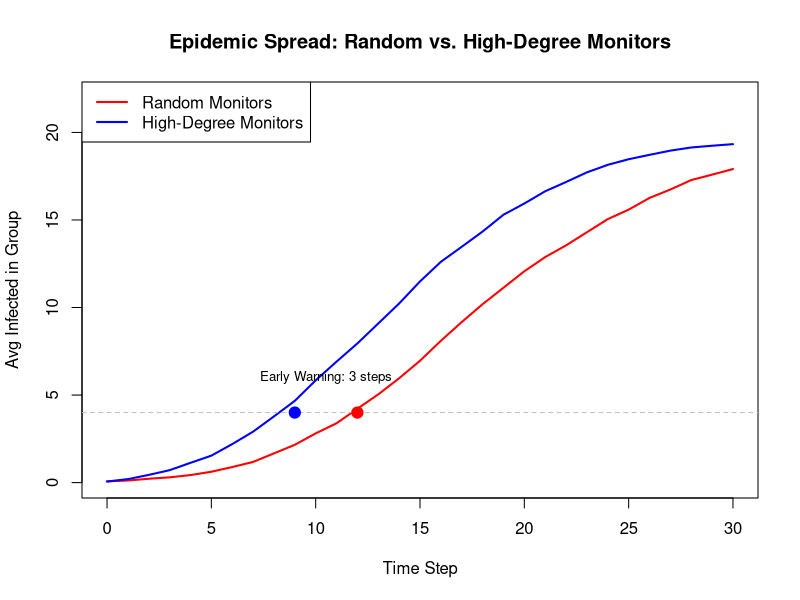

Write the R code that produced this figure.
library(igraph)
# --- Basic Network Generation Functions ---
generate.network.ER <- function(N, con) {
  A <- matrix(0, ncol = N, nrow = N)
  A[upper.tri(A)] <- rbinom(N * (N - 1) / 2, 1, con)
  A[lower.tri(A)] <- t(A)[lower.tri(A)]
  A
}

generate.network.B <- function(N, links.per.step) {
  L <- matrix(nrow = 0, ncol = 2)
  deg <- integer(N)
  for (i in 2:N) {
    n.new <- min(links.per.step, i - 1)
    linkto <- sample(i - 1, n.new, prob = deg[1:(i - 1)] + 1)
    newlinks <- cbind(rep(i, n.new), linkto)
    L <- rbind(L, newlinks)
    deg[i] = deg[i] + n.new
    deg[linkto] = deg[linkto] + 1
  }
  colnames(L) <- NULL
  L
}

# --- Core Epidemic Simulation Function ---
run_epidemic_and_monitor <- function(N, links, simlength, p.t, random_monitors, high_degree_monitors) {
  infected_status <- logical(N)
  patient_zero <- sample(N, 1)
  infected_status[patient_zero] <- TRUE
  
  infected_random_counts <- c(sum(infected_status[random_monitors]))
  infected_high_degree_counts <- c(sum(infected_status[high_degree_monitors]))
  
  for (t in 1:simlength) {
    discordant_links <- which(xor(infected_status[links[, 1]], infected_status[links[, 2]]))
    
    if (length(discordant_links) == 0) {
      infected_random_counts <- c(infected_random_counts, tail(infected_random_counts, 1))
      infected_high_degree_counts <- c(infected_high_degree_counts, tail(infected_high_degree_counts, 1))
      next
    }
    
    transmissions_occur <- rbinom(length(discordant_links), 1, p.t) == 1
    
    if (any(transmissions_occur)) {
      transmitting_edges <- links[discordant_links[transmissions_occur], ]
      nodes_involved <- unique(as.vector(transmitting_edges))
      newly_infected_nodes <- nodes_involved[!infected_status[nodes_involved]]
      infected_status[newly_infected_nodes] <- TRUE
    }
    
    infected_random_counts <- c(infected_random_counts, sum(infected_status[random_monitors]))
    infected_high_degree_counts <- c(infected_high_degree_counts, sum(infected_status[high_degree_monitors]))
  }
  return(list(random = infected_random_counts, high_degree = infected_high_degree_counts))
}

# --- Main Program: Setup and Run ---

# Parameters
N_nodes = 200
sim_duration = 30
trans_prob = 0.1
monitor_group_size = 20
num_epidemic_runs = 100

set.seed(Sys.time())

# 1. Generate Network
network_links <- generate.network.B(N_nodes, links.per.step = 2)
network_links
g_igraph <- graph_from_edgelist(network_links, directed = FALSE)
g_igraph

# 2. Identify Monitoring Groups
all_degrees <- degree(g_igraph)
sorted_by_degree <- order(all_degrees, decreasing = TRUE)
sorted_by_degree

random_monitors <- sample(1:N_nodes, monitor_group_size, replace = FALSE)
random_monitors
high_degree_monitors <- sorted_by_degree[1:monitor_group_size]
high_degree_monitors

# 3. Run Multiple Epidemic Simulations and Collect Data
all_runs_random_infected <- matrix(0, nrow = num_epidemic_runs, ncol = sim_duration + 1)
all_runs_high_degree_infected <- matrix(0, nrow = num_epidemic_runs, ncol = sim_duration + 1)

for (run in 1:num_epidemic_runs) {
  set.seed(run)
  run_results <- run_epidemic_and_monitor(N_nodes, network_links, sim_duration, trans_prob,
                                          random_monitors, high_degree_monitors)
  all_runs_random_infected[run, ] <- run_results$random
  all_runs_high_degree_infected[run, ] <- run_results$high_degree
}

#all_runs_random_infected
#all_runs_high_degree_infected

# 4. Calculate Averages
avg_random_infected <- colMeans(all_runs_random_infected)
avg_random_infected
avg_high_degree_infected <- colMeans(all_runs_high_degree_infected)
avg_high_degree_infected

# 5. Display Results
time_points <- 0:sim_duration
results_table <- data.frame(
  Time_Step = time_points,
  Avg_Infected_Random_Group = avg_random_infected,
  Avg_Infected_HighDegree_Group = avg_high_degree_infected
)

print(head(results_table, 5))
print(tail(results_table, 5))

# 6. Find "Early Warning" Time and Plot
threshold_infected = monitor_group_size * 0.2

time_random_reaches_threshold <- NA
for (i in 1:length(avg_random_infected)) {
  if (avg_random_infected[i] >= threshold_infected) {
    time_random_reaches_threshold <- time_points[i]
    break
  }
}

time_high_degree_reaches_threshold <- NA
for (i in 1:length(avg_high_degree_infected)) {
  if (avg_high_degree_infected[i] >= threshold_infected) {
    time_high_degree_reaches_threshold <- time_points[i]
    break
  }
}

plot(results_table$Time_Step, results_table$Avg_Infected_Random_Group, type = "l", col = "red", lwd = 2,
     xlab = "Time Step", ylab = "Avg Infected in Group",
     main = "Epidemic Spread: Random vs. High-Degree Monitors",
     ylim = c(0, monitor_group_size * 1.1))

lines(results_table$Time_Step, results_table$Avg_Infected_HighDegree_Group, col = "blue", lwd = 2)
legend("topleft", legend = c("Random Monitors", "High-Degree Monitors"),
       col = c("red", "blue"), lty = 1, lwd = 2)

abline(h = threshold_infected, lty = 2, col = "gray")

if (!is.na(time_random_reaches_threshold)) {
  points(time_random_reaches_threshold, threshold_infected, pch = 19, col = "red", cex = 1.5)
}
if (!is.na(time_high_degree_reaches_threshold)) {
  points(time_high_degree_reaches_threshold, threshold_infected, pch = 19, col = "blue", cex = 1.5)
}

if (!is.na(time_high_degree_reaches_threshold) && !is.na(time_random_reaches_threshold)) {
  early_warning_time <- time_random_reaches_threshold - time_high_degree_reaches_threshold
  text(mean(c(time_random_reaches_threshold, time_high_degree_reaches_threshold)), threshold_infected + 2,
       labels = paste("Early Warning:", early_warning_time, "steps"),
       cex = 0.8, col = "black")
}
time_random_reaches_threshold
time_high_degree_reaches_threshold
